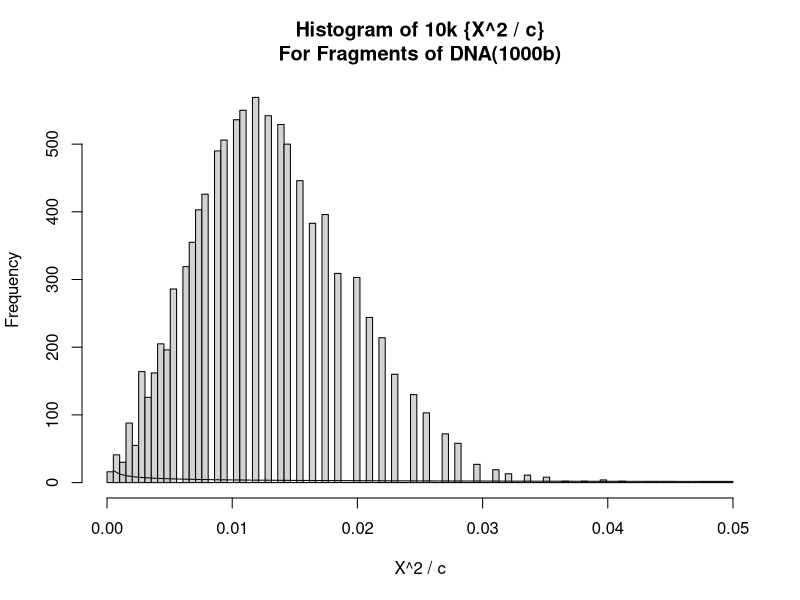

Write the R code that produced this figure.
## ---- chunk 1
GCContent <- function() {
    # Produce 1000 bases of DNA
    x = c("A", "C", "T", "G")
    seq = sample(x, 1000, replace = TRUE)
    # count GC content
    count = 0
    for (i in 1:999) {
        if (seq[i] == "C" && seq[i + 1] == "G") {
            count = count + 1
        }
    }
    # Calc chi sq / c
    cgnum <- (((count/1000) - 0.09)^2)/0.0657
    # cat(cgnum)
    return(cgnum)
}

# Initialize var
chisims = vector(mode = "numeric", length = 10000)

# Calculate 1000 x Chi^2/c
for (i in 1:10000) {
    chisims[i] <- GCContent()
}

# Plot of 10k chi square simulations

hist(x = chisims, breaks = seq(0, 0.05, length.out = 100), freq = TRUE, xlim = c(0, 
    0.05), xlab = "X^2 / c", main = "Histogram of 10k {X^2 / c}\nFor Fragments of DNA(1000b)")

x = seq(from = 0, to = 0.05, by = 0.005)
curve(dchisq(x, df = 1), 0, 0.05, add = TRUE)
